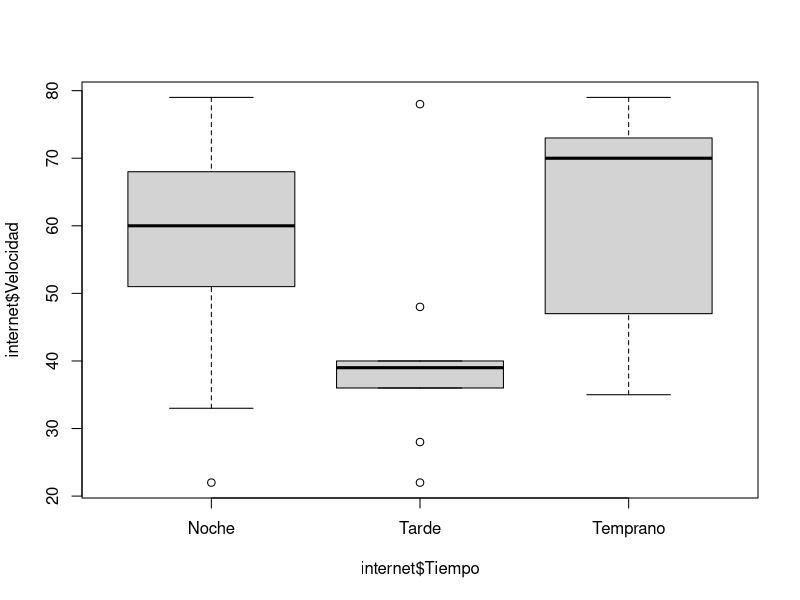

This chart was generated by the following R code:
# Tamara Martínez Martínez
# 2067694
# 21/05/2025

internet <- read.csv("Internet.csv",  header = T)
internet$Tiempo <- as.factor(internet$Tiempo)
boxplot(internet$Velocidad ~ internet$Tiempo)
tapply(internet$Velocidad, internet$Tiempo, mean)
tapply(internet$Velocidad, internet$Tiempo, var)

shapiro.test(internet$Velocidad)
bartlett.test(internet$Velocidad ~ internet$Tiempo)
internet$Vel.sqrt <- sqrt(internet$Velocidad)
shapiro.test(internet$Vel.sqrt)

in.aov <- aov(internet$Vel.sqrt ~ internet$Tiempo)
summary(in.aov)
